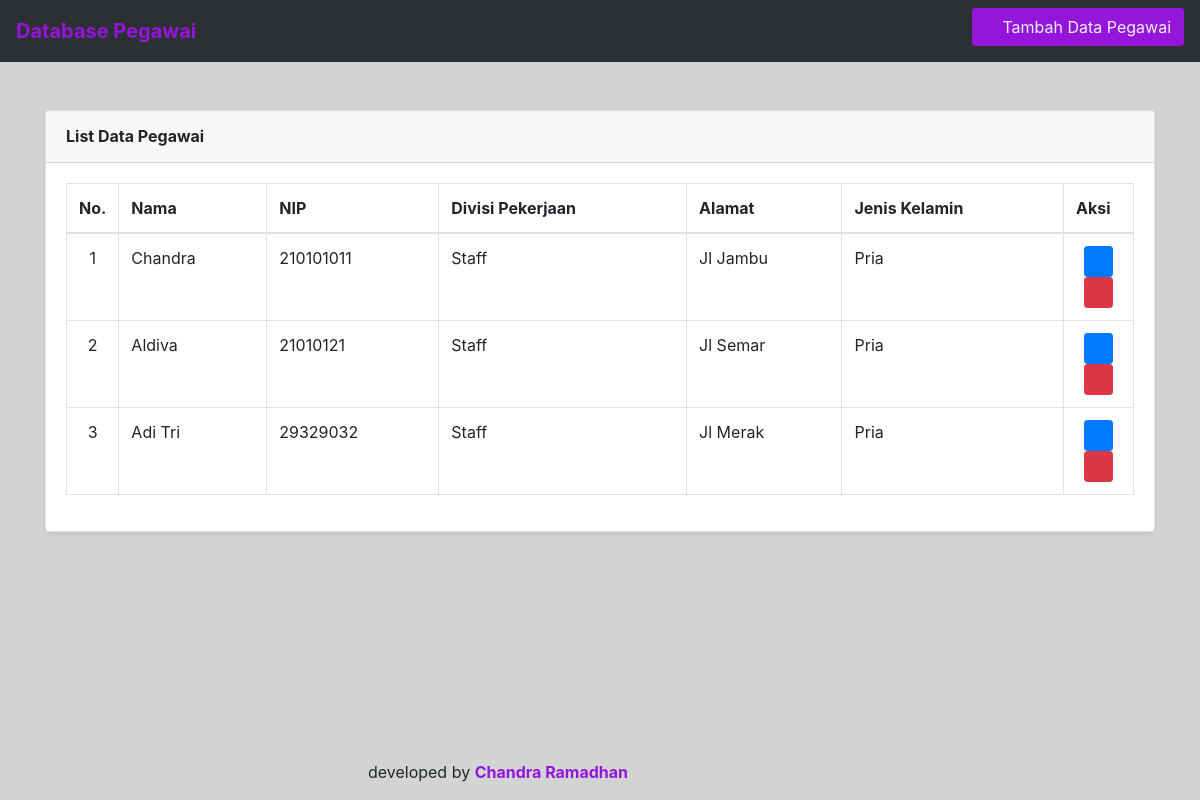
The page / on the database its author committed.
### simplecrud/models.py (models this page shows)
class Crudsimple(models.Model):
    id = models.IntegerField()
    id = models.AutoField(primary_key=True)
    nama = models.CharField(max_length=50)
    nip = models.IntegerField()
    divisi = models.CharField(max_length=50)
    alamat = models.CharField(max_length=50)
    gender = models.CharField(max_length=50)
    class Meta:
        db_table = "simplecrud"

### simplecrud/views.py (the view)
# urls.py: path('', views.tampildata),
def tampildata(request):
    return render(request,"index.html",{'tampilkandata':Crudsimple.objects.all()})

### simplecrud/templates/index.html (shortened to what this page needs)
<!DOCTYPE html>
<html lang="en">
<head>
  <nav class="navbar navbar-light justify-content-between" style="background-color: #2d3032;">
    <a class="navbar-brand m-0 font-weight-bold" style="color: #9615db;">Database Pegawai</a>
    <a href="inputdata/" class="btn mb-2" style="background-color:#9615db; color:#ecf1f5"><i class="fas fa-upload"></i> Tambah Data Pegawai</a>
  </nav>
  {% load static %}
  <link href="{% static 'fontawesome-free/css/all.min.css' %}" rel="stylesheet" type="text/css">
  <link href="{% static 'bootstrap/css/bootstrap.min.css' %}" rel="stylesheet">
  <link href="{% static 'datatable/datatables.min.css' %}" rel="stylesheet">
</head>
<body style="background-color:#d2d3d3">
  <br> </br>
  <div class="container">
    <div class="card shadow-sm mb-4">
      <div class="card-header py-3"">
        <h6 class="m-0 font-weight-bold">List Data Pegawai</h6>
      </div>
      <div class="card-body">
        <div class="table-responsive">
          <table class="table table-bordered" id="dataTable" width="100%" cellspacing="0">
            <thead>
              <tr>
                <th style="width: 20px">No.</th>
                <th>Nama</th>
                <th>NIP</th>
                <th>Divisi Pekerjaan</th>
                <th>Alamat</th>
                <th>Jenis Kelamin</th>
                <th style="width: 70px;">Aksi</th>
              </tr>
            </thead>
            <tbody>
              {% for tampilkandatanya in tampilkandata %}
              <tr>
                <td style="text-align: center">{{ forloop.counter }}</td>
                <td>{{ tampilkandatanya.nama }}</td>
                <td>{{ tampilkandatanya.nip }}</td>
                <td>{{ tampilkandatanya.divisi }}</td>
                <td>{{ tampilkandatanya.alamat }}</td>
                <td>{{ tampilkandatanya.gender }}</td>
                <td style="text-align: center">
                  <a href="/editdata/{{ tampilkandatanya.id }}" class="btn btn-primary btn-sm" title="Edit"><i
                    class="fas fa-edit"></i></a>
                  <a href="/hapusdata/{{ tampilkandatanya.id }}" class="btn btn-danger btn-sm" title="Hapus"><i
                      class="fas fa-trash"></i></a>
                </td>
              </tr>
              {% endfor %}
            </tbody>
          </table>
        </div>
      </div>
    </div>
    <footer class="mt-5 mb-3">
      <div class="container my-auto">
        <div class="text-center my-auto" id="footer">
          <span>developed by <a href="https://github.com/chandrakes" target="_blank" style="color: #9615db;"><b>Chandra Ramadhan</b><a></span>
        </div>
      </div>
    </footer>
  </div>
</body>
</html>

### simplecrud/templates/index.html (style rules this page uses)
#footer { position: fixed; bottom: 0; width: 73%; height: 40px; }

### rows shown on the page
Crudsimple: nama "Chandra", nip "210101011", divisi "Staff", alamat "Jl Jambu", gender "Pria"
Crudsimple: nama "Aldiva", nip "21010121", divisi "Staff", alamat "Jl Semar", gender "Pria"
Crudsimple: nama "Adi Tri", nip "29329032", divisi "Staff", alamat "Jl Merak", gender "Pria"
